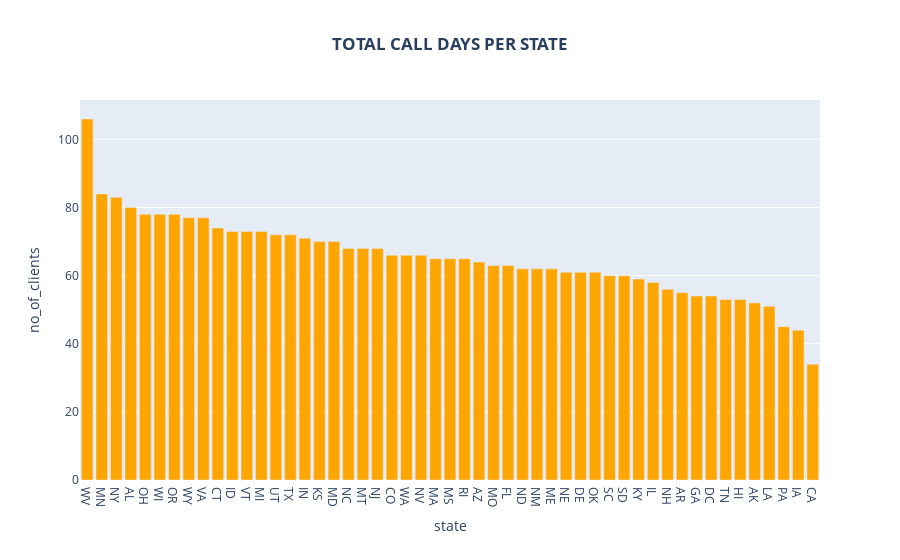

Here is the notebook cell this chart was saved with:
### Code cell
# Creating a bar chart to visualize the total number of call days per state
fig = px.bar(clients_per_state,
    x = 'state',
    y = 'no_of_clients',
    title = "TOTAL NUMBER OF DAYS PER STATE"
)
fig.update_layout(
    title = dict(text = "<b>TOTAL CALL DAYS PER STATE</b>", x = 0.5, xanchor = 'center')
)
fig.update_traces(marker_color='orange')
fig.show()

### Figure 1 — Plotly figure (JSON) as saved in the notebook; plotly's stock layout.template omitted (floating-point values rounded to 4 significant figures)
{"data": [{"alignmentgroup": "True", "hovertemplate": "state=%{x}<br>no_of_clients=%{y}<extra></extra>", "legendgroup": "", "marker": {"color": "orange"}, "name": "", "offsetgroup": "", "orientation": "v", "showlegend": false, "textposition": "auto", "type": "bar", "x": ["WV", "MN", "NY", "AL", "OH", "WI", "OR", "WY", "VA", "CT", "ID", "VT", "MI", "UT", "TX", "IN", "KS", "MD", "NC", "MT", "NJ", "CO", "WA", "NV", "MA", "MS", "RI", "AZ", "MO", "FL", "ND", "NM", "ME", "NE", "DE", "OK", "SC", "SD", "KY", "IL", "NH", "AR", "GA", "DC", "TN", "HI", "AK", "LA", "PA", "IA", "CA"], "xaxis": "x", "y": [106, 84, 83, 80, 78, 78, 78, 77, 77, 74, 73, 73, 73, 72, 72, 71, 70, 70, 68, 68, 68, 66, 66, 66, 65, 65, 65, 64, 63, 63, 62, 62, 62, 61, 61, 61, 60, 60, 59, 58, 56, 55, 54, 54, 53, 53, 52, 51, 45, 44, 34], "yaxis": "y"}], "layout": {"barmode": "relative", "legend": {"tracegroupgap": 0}, "title": {"text": "<b>TOTAL CALL DAYS PER STATE</b>", "x": 0.5, "xanchor": "center"}, "xaxis": {"anchor": "y", "domain": [0, 1], "title": {"text": "state"}}, "yaxis": {"anchor": "x", "domain": [0, 1], "title": {"text": "no_of_clients"}}}}
